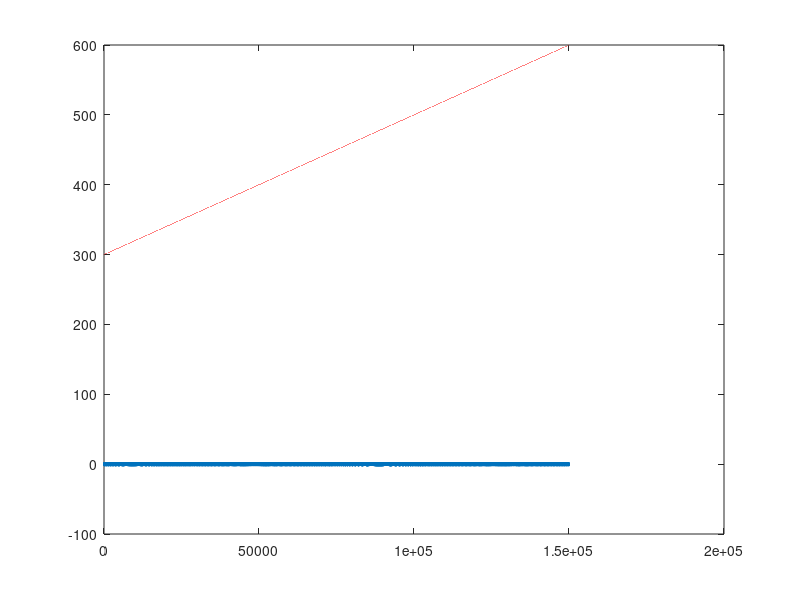

Write the MATLAB code that produced this figure. (Note: this script raises an error after producing the figure.)
clear all

cutoff = false;
start_time_second = 0;
end_time_second = 10*30;

fs_Hz = 500;
rot_frequency_min_rpm = 5*60;
rot_frequency_max_rpm = 10*60;

data_ts_t = start_time_second:1/fs_Hz:end_time_second;

rot_range_rpm = [rot_frequency_min_rpm, rot_frequency_max_rpm];
rot_samples_rpm = [start_time_second, end_time_second];
rot_freq_rpm = interp1(rot_samples_rpm, rot_range_rpm, data_ts_t);

data_ts_fs = fs_Hz;

data_ts = chirp(data_ts_t, rot_frequency_min_rpm/60.0, end_time_second, rot_frequency_max_rpm/60.0);
data_ts_const_1 = sin(data_ts_t*400);
data_ts_const_2 = sin(data_ts_t*500);

data_ts_rpm = rot_freq_rpm;

if cutoff == true
    data_ts(data_ts < -0.7) = -0.7;
end

figure(1)

data_ts = data_ts + data_ts_const_1 + data_ts_const_2;

plot(data_ts)
hold on;
plot(data_ts_rpm)
%plot(result_rpm_flatten)

figure(2)
[data_fft_map,data_fft_freq,rpmOut_fft,data_fft_time] = rpmfreqmap(data_ts, data_ts_fs, data_ts_rpm, 1);

imagesc(data_fft_time,data_fft_freq,data_fft_map)
ax = gca;
ax.YDir = 'normal';
xlabel('Time (s)')
ylabel('Frequency (Hz)')

figure(3)
[data_order_map,data_order_orders,rpmOut_orders,data_order_time] = rpmordermap(data_ts, data_ts_fs, data_ts_rpm, 0.25);
imagesc(data_order_time,data_order_orders,data_order_map)
ax = gca;
ax.YDir = 'normal';
xlabel('Time (s)')
ylabel('Order')

if cutoff == true
    save('../data_sin/sin_cutoff.mat', 'data_ts', 'data_ts_t','data_ts_fs', 'data_ts_rpm', 'data_fft_map', 'rpmOut_fft', 'data_fft_freq', 'data_fft_time', 'data_order_map', 'data_order_orders', 'rpmOut_orders', 'data_order_time');
else
    save('../data_sin/sin.mat',        'data_ts', 'data_ts_t','data_ts_fs', 'data_ts_rpm', 'data_fft_map', 'rpmOut_fft', 'data_fft_freq', 'data_fft_time', 'data_order_map', 'data_order_orders', 'rpmOut_orders', 'data_order_time');
end



